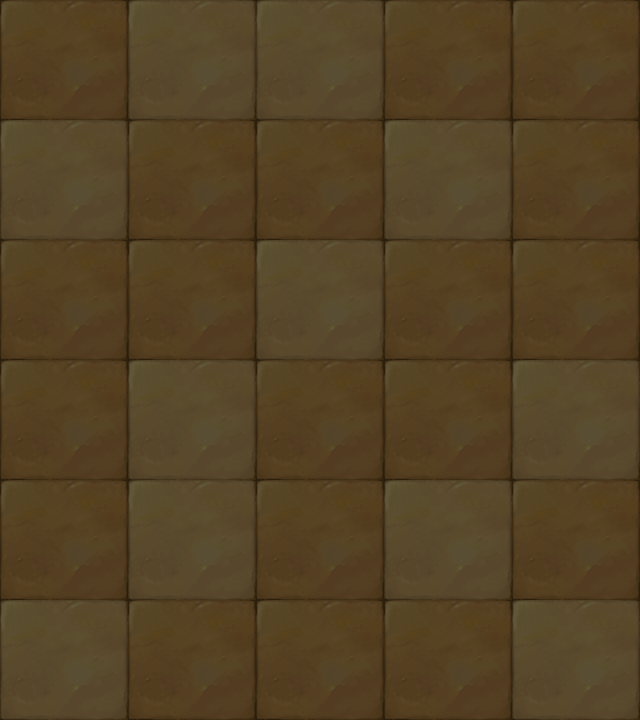

Below is a game level as drawn by its tile map, then a one-line description and the .tmx that defines it (tile-layer data replaced by summaries):
An orthogonal 5x6 tile map with 128x120 px tiles, 1 tile layer (块层 1).

<map version="1.0" orientation="orthogonal" width="5" height="6" tilewidth="128" tileheight="120">
 <tileset firstgid="1" name="map003" tilewidth="128" tileheight="120">
  <image source="map007.png" width="256" height="120" />
 </tileset>
 <layer name="块层 1" width="5" height="6">
  <data>[30 cells, 30 non-empty, 2 distinct tile ids]</data>
 </layer>
</map>
